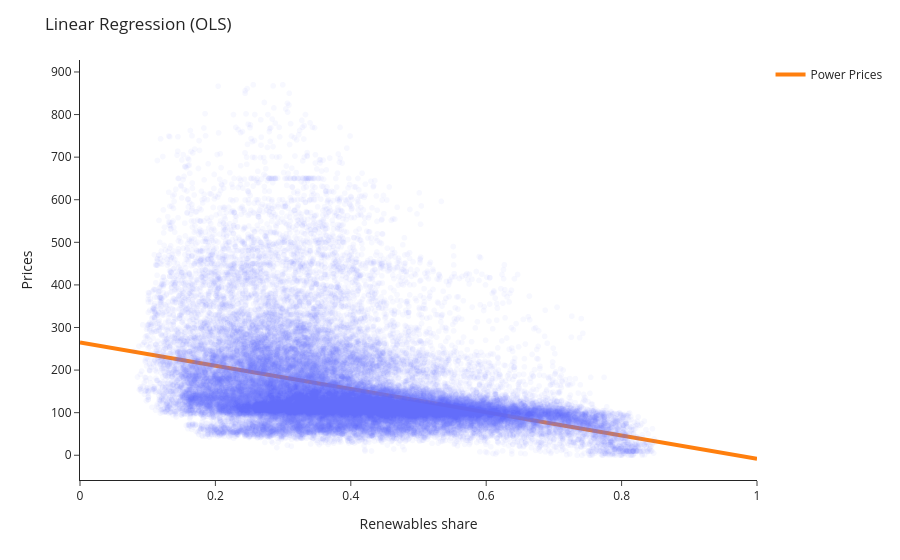

Notebook code for this chart:
### Code cell
fig = px.scatter(
    data, 
    x='Renewables_weight', 
    y='Prices', 
    hover_data={
        'Renewables_weight': True,
        'Prices': True, 
        'Date': True
    }, 
    opacity=0.05
)

fig.add_trace(
    go.Scatter(
        x=x,
        y=y_d_0,
        mode='lines',
        name='Power Prices',
        line=dict(width=4)
    )
)

fig.update_layout(
    title='Linear Regression (OLS)',
    xaxis_title='Renewables share',
    yaxis_title='Prices',
    template='simple_white'
)

fig.show()

### Figure 1 — Plotly figure (JSON) as saved in the notebook; plotly's stock layout.template omitted (floating-point values rounded to 4 significant figures; data arrays with more than 128 entries replaced by an {"elided": "..."} marker saying what was removed)
{"data": [{"customdata": {"elided": "43814x1 str values"}, "hovertemplate": "Renewables_weight=%{x}<br>Prices=%{y}<br>Date=%{customdata[0]}<extra></extra>", "legendgroup": "", "marker": {"color": "#636efa", "opacity": 0.05, "symbol": "circle"}, "mode": "markers", "name": "", "showlegend": false, "type": "scattergl", "x": {"elided": "43814 float values"}, "xaxis": "x", "y": {"elided": "43814 float values"}, "yaxis": "y"}, {"line": {"width": 4}, "mode": "lines", "name": "Power Prices", "type": "scatter", "x": [0.0, 0.0101, 0.0202, 0.0303, 0.0404, 0.05051, 0.06061, 0.07071, 0.08081, 0.09091, 0.101, 0.1111, 0.1212, 0.1313, 0.1414, 0.1515, 0.1616, 0.1717, 0.1818, 0.1919, 0.202, 0.2121, 0.2222, 0.2323, 0.2424, 0.2525, 0.2626, 0.2727, 0.2828, 0.2929, 0.303, 0.3131, 0.3232, 0.3333, 0.3434, 0.3535, 0.3636, 0.3737, 0.3838, 0.3939, 0.404, 0.4141, 0.4242, 0.4343, 0.4444, 0.4545, 0.4646, 0.4747, 0.4848, 0.4949, 0.5051, 0.5152, 0.5253, 0.5354, 0.5455, 0.5556, 0.5657, 0.5758, 0.5859, 0.596, 0.6061, 0.6162, 0.6263, 0.6364, 0.6465, 0.6566, 0.6667, 0.6768, 0.6869, 0.697, 0.7071, 0.7172, 0.7273, 0.7374, 0.7475, 0.7576, 0.7677, 0.7778, 0.7879, 0.798, 0.8081, 0.8182, 0.8283, 0.8384, 0.8485, 0.8586, 0.8687, 0.8788, 0.8889, 0.899, 0.9091, 0.9192, 0.9293, 0.9394, 0.9495, 0.9596, 0.9697, 0.9798, 0.9899, 1.0], "y": [264.8, 262.0, 259.3, 256.5, 253.8, 251.0, 248.2, 245.5, 242.7, 240.0, 237.2, 234.5, 231.7, 229.0, 226.2, 223.4, 220.7, 217.9, 215.2, 212.4, 209.7, 206.9, 204.1, 201.4, 198.6, 195.9, 193.1, 190.4, 187.6, 184.9, 182.1, 179.3, 176.6, 173.8, 171.1, 168.3, 165.6, 162.8, 160.1, 157.3, 154.5, 151.8, 149.0, 146.3, 143.5, 140.8, 138.0, 135.2, 132.5, 129.7, 127.0, 124.2, 121.5, 118.7, 116.0, 113.2, 110.4, 107.7, 104.9, 102.2, 99.42, 96.66, 93.91, 91.15, 88.4, 85.64, 82.89, 80.13, 77.37, 74.62, 71.86, 69.11, 66.35, 63.59, 60.84, 58.08, 55.33, 52.57, 49.81, 47.06, 44.3, 41.55, 38.79, 36.03, 33.28, 30.52, 27.77, 25.01, 22.25, 19.5, 16.74, 13.99, 11.23, 8.474, 5.718, 2.962, 0.206, -2.55, -5.306, -8.062]}], "layout": {"legend": {"tracegroupgap": 0}, "margin": {"t": 60}, "title": {"text": "Linear Regression (OLS)"}, "xaxis": {"anchor": "y", "domain": [0, 1], "title": {"text": "Renewables share"}}, "yaxis": {"anchor": "x", "domain": [0, 1], "title": {"text": "Prices"}}}}
